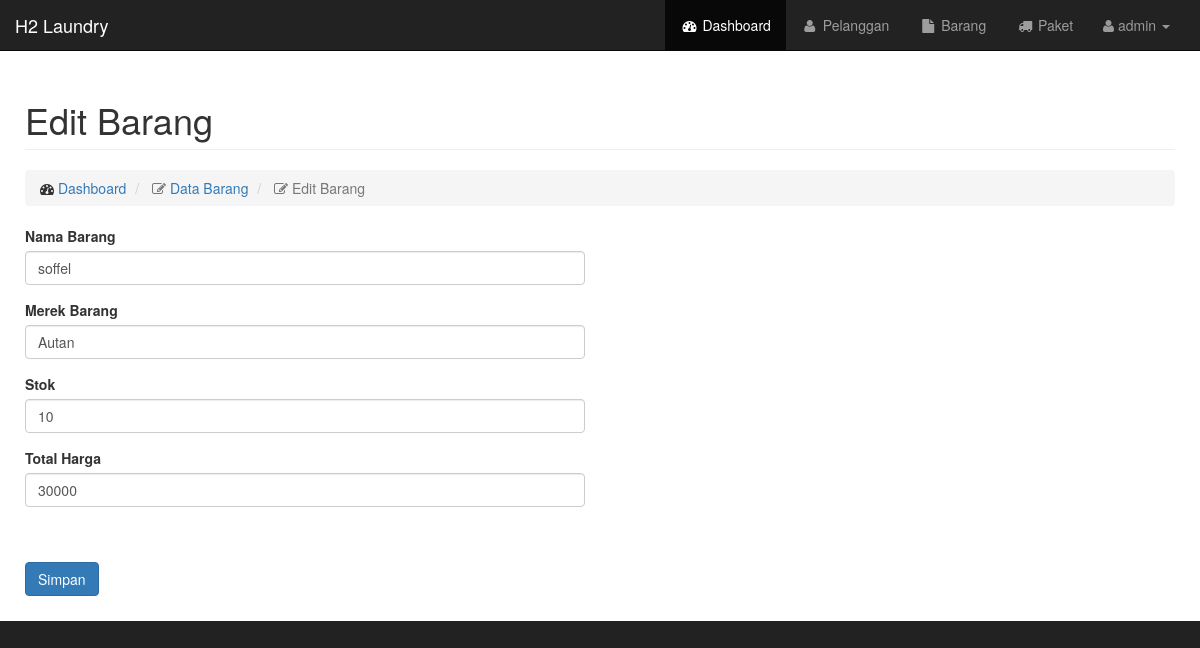
Page /admin/editBarang.php?id_barang=1 (signed in) on the committed database.
### tables this page shows
CREATE TABLE `barang` (
  `id_barang` int(11) NOT NULL,
  `nama_barang` varchar(30) NOT NULL,
  `merk_barang` varchar(30) NOT NULL,
  `stok` int(10) NOT NULL,
  `total_harga` int(20) NOT NULL
);

### admin/editBarang.php (the view, shortened to what this page needs)
<?php
require_once '../config.php';
$id_barang = $_GET['id_barang'];
$sql = " select * from barang where id_barang= '$id_barang' ";
$que = $conn->prepare($sql);
$que->execute();
$que->setFetchMode(PDO::FETCH_OBJ);
$stmt = $que->fetch();
 ?>
<?php include "../template/header.php"; ?>
<?php include "../template/menu.php"; ?>
<div id="page-wrapper">
    <div class="container-fluid">
        <div class="row">
            <div class="col-lg-12">
                <h1 class="page-header">
                    Edit Barang
                </h1>
                <ol class="breadcrumb">
                    <li>
                        <i class="fa fa-dashboard"></i>  <a href="index.php">Dashboard</a>
                    </li>
                    <li class="active">
                        <i class="fa fa-edit"></i> <a href="barang.php">Data Barang</a>
                    </li>
                    <li class="active">
                        <i class="fa fa-edit"></i> Edit Barang
                    </li>
                </ol>
            </div>
        </div>
        <div class="row">
            <div class="col-md-6">
                <form role="form" action="proBarang.php?action=update" method="post">
                  <div class="form-group">
                      <label>Nama Barang</label>
                      <span><input class="form-control" placeholder="" name="nama_barang" value="<?= $stmt->nama_barang ?>"></span>
                  </div>
                  <div class="form-group">
                      <label>Merek Barang</label>
                      <span><input class="form-control" placeholder="" name="merk_barang" value="<?= $stmt->merk_barang ?>"></span>
                  </div>
                  <div class="form-group">
                      <label>Stok</label>
                      <input class="form-control" placeholder="" input type="text" name="stok" value="<?= $stmt->stok ?>">
                  </div>
                  <div class="form-group">
                      <label>Total Harga</label>
                      <input class="form-control" placeholder="" name="total_harga" value="<?= $stmt->total_harga ?>">
                  </div>
                    <div class="form-group">
                        <Button class="btn btn-primary btn-xl page-scroll">Simpan</button>
                    </div>
                </form>
            </div>
        </div>
    </div>
</div>
<?php include "../template/footer.php"; ?>

### css/sb-admin.css (style rules this page uses)
body { margin-top: 100px; background-color: #222; }
@media (min-width:768px) { body { margin-top: 50px; } }
#page-wrapper { width: 100%; padding: 0; background-color: #fff; }
@media (min-width:768px) { #page-wrapper { padding: 10px; } }

### rows in the picture
barang: nama_barang "soffel", merk_barang "Autan", stok "10", total_harga "30000"

### other values in the picture
$_SESSION['username'] "admin"
